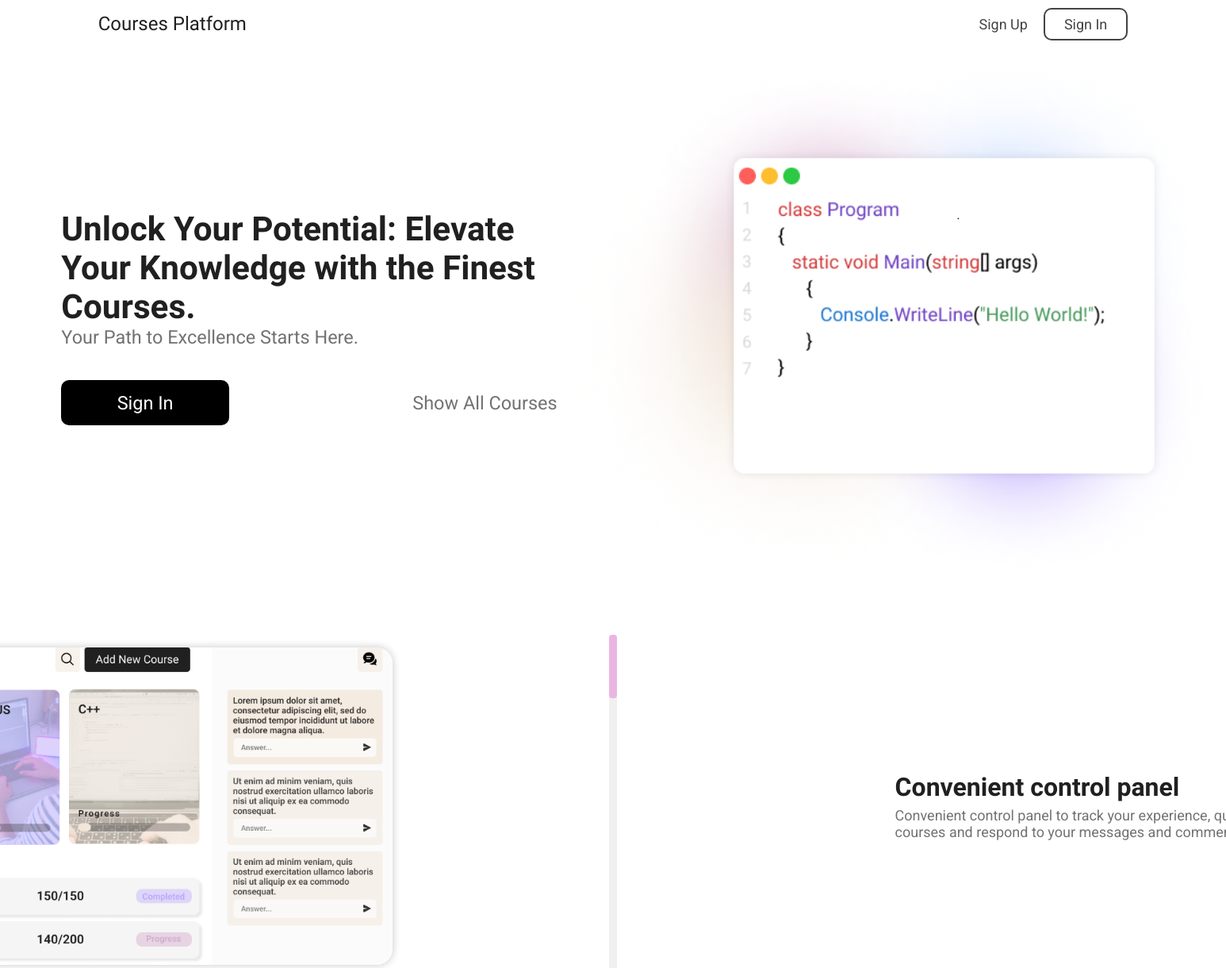
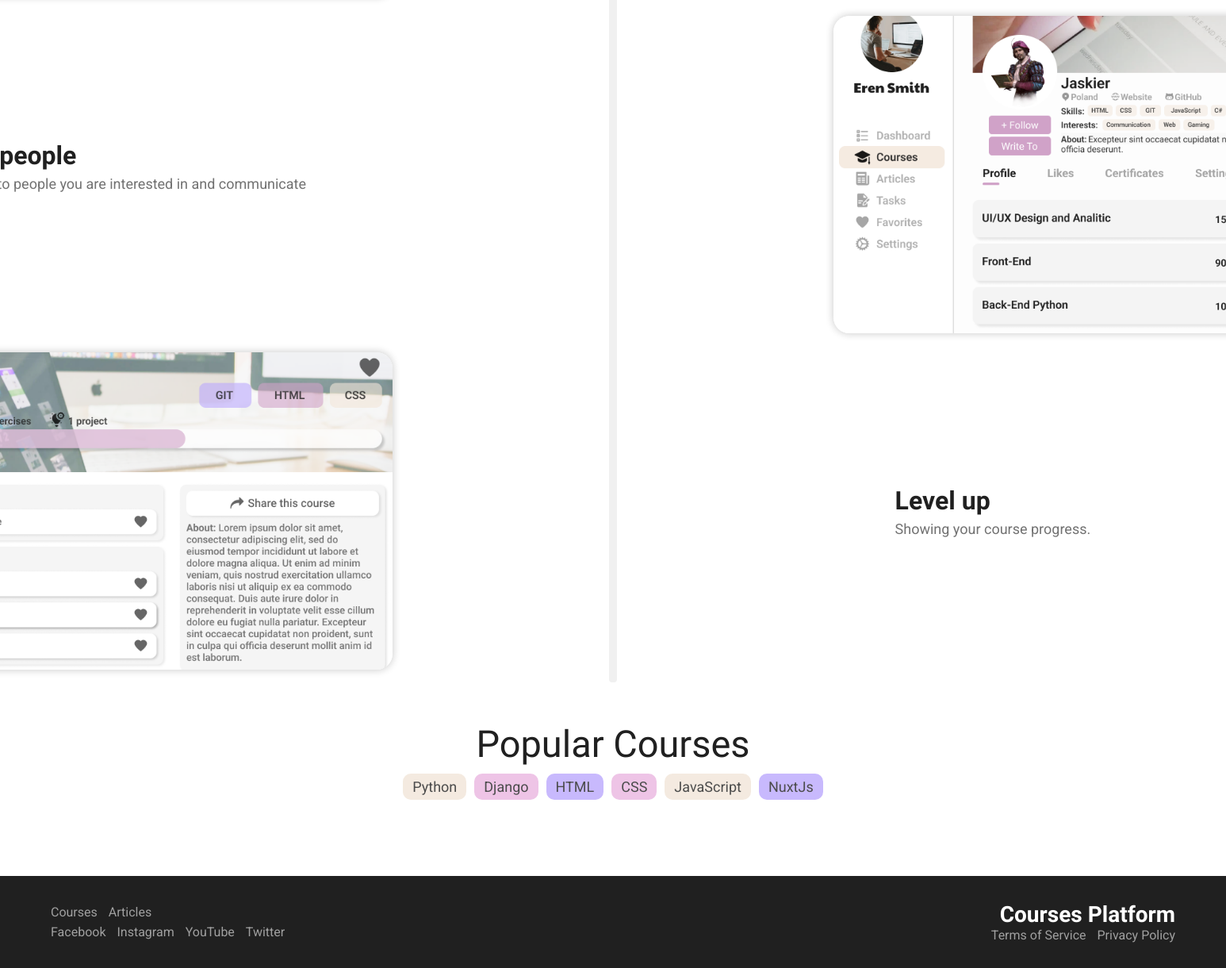
The page / on the database its author committed (2 pictures, top to bottom).
### course/models.py (models this page shows, shortened)
class Tag(models.Model):
    name = models.CharField(max_length=100)

### user/views/main.py (the view)
# urls.py: path('', main.dashboard, name='dashboard'),
def dashboard(request):
    if request.user.is_authenticated:
        courses_before_3 = request.user.users_who_completed_course.all()[:3]
        courses_after_3 = request.user.users_who_completed_course.all()[3:]
        context = {
            'courses_before_3': courses_before_3,
            'courses_after_3': courses_after_3,
        }
        return render(request, 'auth/dashboard.html', context)
    else:
        tags = Tag.objects.filter(course__isnull=False).distinct()
        return render(request, 'auth/index.html', {
            'tags': tags,
        })

### user/templates/auth/index.html (shortened to what this page needs)
{% include 'main.html' %}
{% block title %}
    <link rel="stylesheet" href="/static/css/index.css">
{% endblock title %}
{% block content %}
<div class="content">
    <header class="header">
        <div class="header__left">
            <a href="/">Courses  Platform</a>
        </div>
        <div class="header__right">
            <a href="{% url 'auth:sign-up' %}">Sign Up</a>
            <a href="{% url 'auth:sign-in' %}">Sign In</a>
        </div>
    </header>
    <div class="intro">
        <div class="intro__right">
            <h2>Unlock Your Potential: Elevate Your Knowledge with the Finest Courses.</h2>
            <p>Your Path to Excellence Starts Here.</p>
            <div class="intro__right__buttons">
                <a href="{% url 'auth:sign-in' %}" class="btn">Sign In</a>
                <a href="/courses">Show All Courses</a>
            </div>
        </div>
        <div class="intro__left">
            <img src="/static/media/index/rightback.png" alt="back">
            <div class="intro__left__code">
                <img src="/static/media/index/code.png" alt="code" />
            </div>
        </div>
    </div>
    <div class="about">
        <div class="about__content">
            <div class="about__content__line">
                <span class="about__content__line__draw"></span>
            </div>
            <div class="about__content__left">
                <div class="card card1">
                    <img src="/static/media/index/image1.png" alt="image 1" >
                </div>
                <div class="card__desc">
                    <h2>Convenient control panel</h2>
                    <p>Convenient control panel to track your experience, quickly access courses and respond to your messages and comments.</p>
                </div>
            </div>
            <div class="about__content__right">
                <div class="card__desc">
                    <h2>Find other people</h2>
                    <p>You can subscribe to people you are interested in and communicate with them.</p>
                </div>
                <div class="card card2">
                    <img src="/static/media/index/image3.png" alt="image 2">
                </div>
            </div>
            <div class="about__content__left">
                <div class="card card3">
                    <img src="/static/media/index/image2.png" alt="image 3">
                </div>
                <div class="card__desc">
                    <h2>Level up</h2>
                    <p>Showing your course progress.</p>
                </div>
            </div>
        </div>
    </div>
</div>
<div class="collection">
    <div class="title">Popular Courses</div>
   <div class="collection__titles">
    {% for tag in tags %}
        <div class="tag" style="background-color: {% if forloop.counter|divisibleby:3 %}#BBA8FD{% elif forloop.counter|divisibleby:2 %}#EAB6E1{% else %}#F2E6D9{% endif %}">
            {{ tag.name }}
        </div>
    {% endfor %}
   </div>
   <div class="page__content__courses" id='ShowAllCourses'></div>
</div>
<footer class="footer">
    <div class="footer__left">
        <div class="">
            <a href="/courses">Courses</a>
            <a href="/articles">Articles</a>
        </div>
        <div class="">
            <a href="">Facebook</a>
            <a href="">Instagram</a>
            <a href="">YouTube</a>
            <a href="">Twitter</a>
        </div>
    </div>
    <div class="footer__right">
        <div class="">
            <h2>Courses Platform</h2>
        </div>
        <div class="">
            <a href="/terms-of-service">Terms of Service</a>
            <a href="/privacy-policy">Privacy Policy</a>
        </div>
    </div>
</footer>
{% endblock content %}

### static/css/main.css (style rules this page uses)
* { box-sizing: border-box; padding: 0; margin: 0; text-decoration: none; outline: none; border: none; }
body { background-color: var(--white); color: var(--primary); font-size: 18px; font-family: var(--Roboto); overflow-x: hidden; }
a { color: rgb(20,20,20,.9); }
.btn { padding: 14px 16px; border-radius: 10px; background-color: var(--black); color: var(--white); font-size: 18px; cursor: pointer; }
a, button, input, textarea, select, textarea { transition: all .3s linear; }

### static/css/variables.css (style rules this page uses)
:root { --black: #000; --white: #fff; --primary: #202020; --lightYellow: #F2E6D9; --pink: #EAB6E1; --violet: #BBA8FD; --lilac: #DDC1EA; --lightBlue: #F3F8FF; --blue: #DEECFF; --lightViolet: #C6CFFF; --lightLilac: #E8D3FF; --Roboto: 'Roboto', sans-serif; --PaytoneOne: 'Paytone One', sans-serif; }

### rows shown on the page
Tag: name "Python"
Tag: name "Django"
Tag: name "HTML"
Tag: name "CSS"
Tag: name "JavaScript"
Tag: name "NuxtJs"
